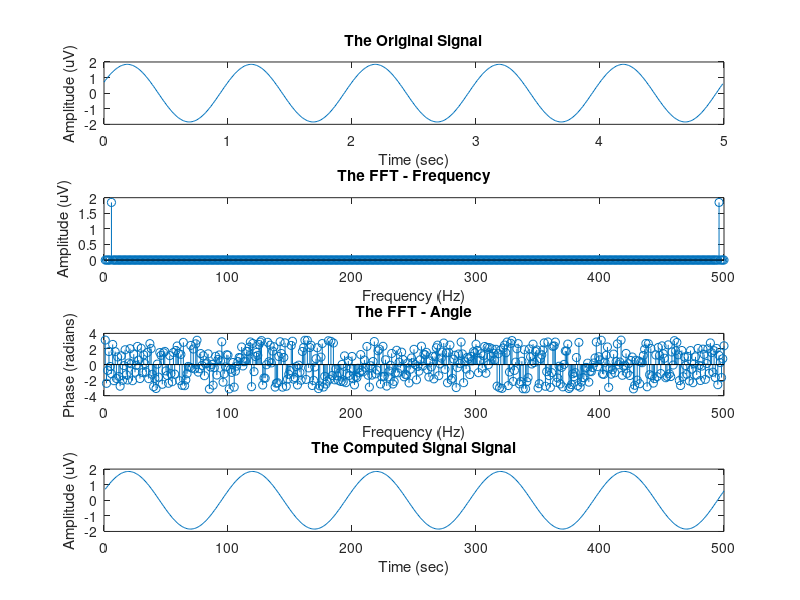

Recreate this plot in MATLAB.
%% question 7
% defining the variables
Fs = 100; N = 5; t = 0:(1/Fs):N-(1/Fs);
x=sin(2*pi*t)+sin(2*pi*t+pi/4);
figure(1);subplot(4,1,1);plot(t,x);
title('The Original Signal'); xlabel('Time (sec)'); ylabel('Amplitude (uV)');
% finding a
% a represents the amplitude of the signal. we need to find the value of
% the of the abs of the fft in the index of the signal's frequencies
X = fft(x)/(length(x)/2);
figure(1);subplot(4,1,2);stem(abs(X))
signal_freq = 1;
signal_index = signal_freq*N+1;
a = abs(X(signal_index));
title('The FFT - Frequency'); xlabel('Frequency (Hz)'); ylabel('Amplitude (uV)');

% finding p 
% p represents the phase of the signal. we need to find the value of
% the of the angle of the fft in the index of the signal's frequencies
p = angle(X(signal_index))+pi/2;
subplot(4,1,3);stem(angle(X))
title('The FFT - Angle'); xlabel('Frequency (Hz)'); ylabel('Phase (radians)');

% plotting the new signal
x_new = a*sin(2*pi*t+p);
subplot(4,1,4);plot(x_new)
title('The Computed Signal Signal'); xlabel('Time (sec)'); ylabel('Amplitude (uV)');

